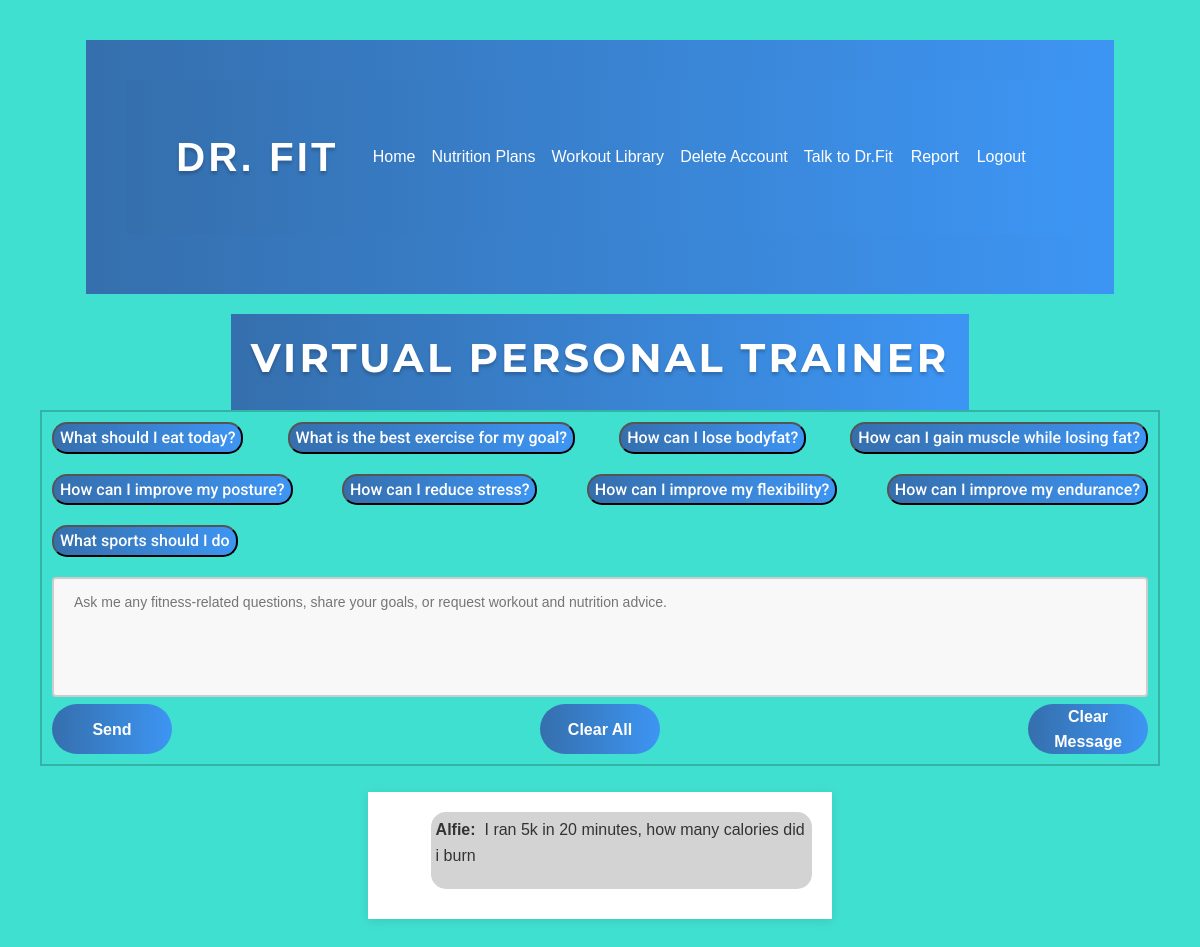
The app's page /main/1 (signed in), older data.
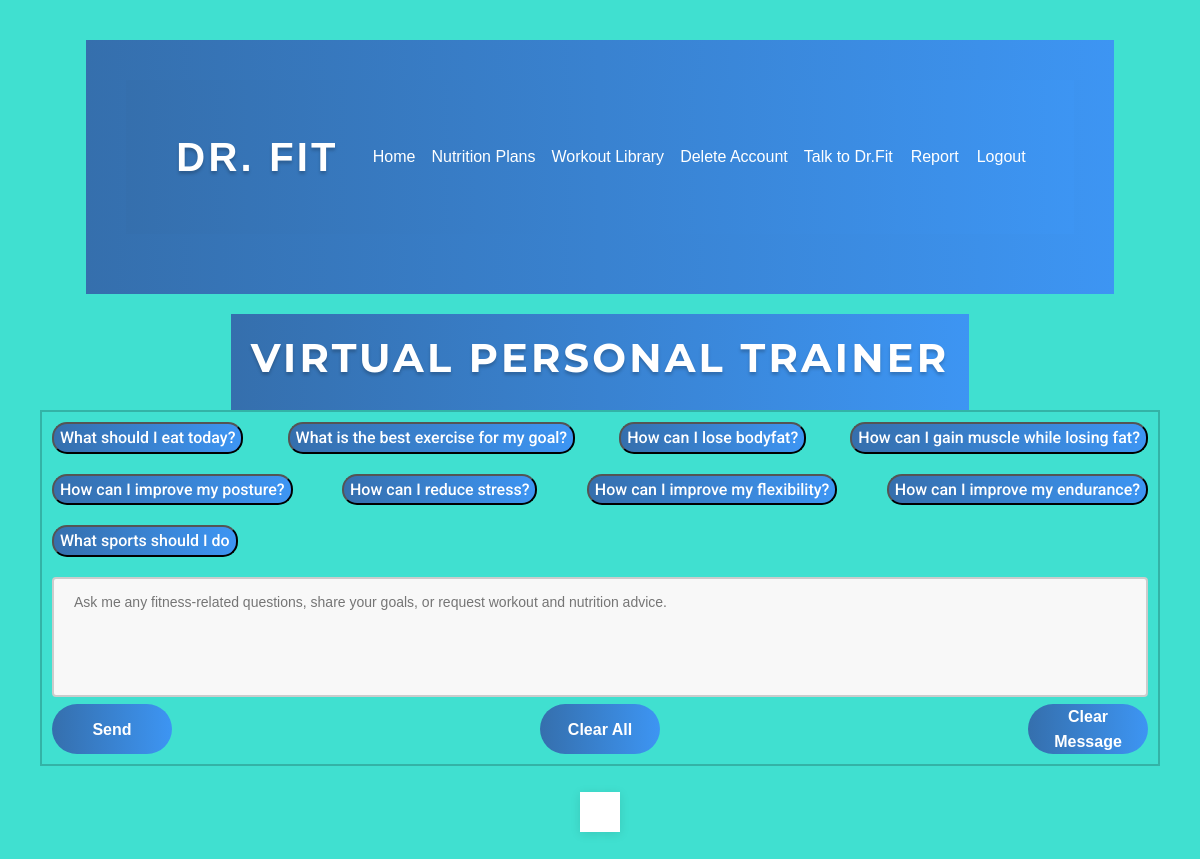
The same page, newer data.
### tables this page shows
CREATE TABLE users (id INTEGER PRIMARY KEY AUTOINCREMENT, username TEXT, email TEXT, password TEXT, gender TEXT, age INTEGER, height REAL, weight REAL, waist REAL, neck REAL, hip REAL, head REAL, goal TEXT, determination_level TEXT, activity_level TEXT, bmr_type TEXT, body_fat_percentage INTEGER, initial_plan TEXT, report TEXT, bmr FLOAT);

### blueprints/get_response.py (the view)
@get_response.route('/main/<int:user_id>')
@login_required
def mainPage(user_id) -> render_template:
    print("ROUTE: main", "FUNC: mainPage\n")
    print("SESSION: ", session)
    if not session.get("conversation"):
        print("No conversation in session - loading from the database\n")
        session["conversation"] = []
        conn = sqlite3.connect('database.db')
        curs = conn.cursor()
        curs.execute("SELECT conversation FROM conversations WHERE user_id = (?)", [user_id])
        for row in curs:
            print('xxx',row[0])
            conv_rec = eval(row[0])
            session["conversation"].append({"role": "user", "content": conv_rec['user']})
            response = conv_rec['assistant']
            if response:
                session["conversation"].append({"role": "assistant", "content": response})
        conn.close()
        print(session)
    if not session.get("conversation"):
        session["conversation"] = []
    print("SESSION: ", session)
    return render_template('main.html', conversation=session["conversation"], user_id=user_id, user_goal=current_user.goal)

### app.py (called while the page is built)
@login_manager.user_loader # Decorator for the user_loader function
def load_user(user_id):
    user_data = loadUserObject(user_id) # Loads the user data from the database
    return user_data # Returns the user data

@app.before_request
def before_request():
    if current_user.is_authenticated:  # Checks if the user is authenticated
        conn = sqlite3.connect('database.db') # Connect to the SQLite database
        curs = conn.cursor() # Create a cursor object to execute SQL commands
        curs.execute("SELECT username, gender, age, height, weight, goal FROM users WHERE id = (?)", [current_user.id]) # Fetch the user data by user ID
        g.user_data = curs.fetchone() # Assign the fetched user data to a global object "g" which is unique for each request context
        conn.close() # Close the connection to the SQLite database

### blueprints/user.py (called while the page is built)
def loadUserObject(user_id):
    conn = sqlite3.connect('database.db')
    curs = conn.cursor()
    curs.execute("SELECT id, username, email, password, gender, age, height, weight, goal, determination_level, activity_level, bmr_type, body_fat_percentage FROM users WHERE id = (?)", [user_id])
    user_data = curs.fetchone()
    conn.close()
    if user_data:
        return User(*user_data)
    else:
        return None

### templates/main.html (shortened to what this page needs)
{% extends "index.html" %}
{% block content %}
<body>
    <nav>
        <h1>Virtual Personal Trainer</h1>
    </nav>
    <div class="form-wrapper">
        <form action="{{ url_for('get_response.response', user_id=user_id) }}" method="POST">
            <div class="button-container">
                <button class="example_question" type="button" onclick="fillQuestion('What should I eat today?')">What should I eat today?</button>
                <button class="example_question" type="button" onclick="fillQuestion('What is the best exercise for my goal?')">What is the best exercise for my goal?</button>
                <button class="example_question" type="button" onclick="fillQuestion('How can I lose bodyfat?')">How can I lose bodyfat?</button>
                <button class="example_question" type="button" onclick="fillQuestion('How can I gain muscle while losing fat?')">How can I gain muscle while losing fat?</button>
                <button class="example_question" type="button" onclick="fillQuestion('How can I improve my posture?')">How can I improve my posture?</button>
                <button class="example_question" type="button" onclick="fillQuestion('How can I reduce stress?')">How can I reduce stress?</button>
                <button class="example_question" type="button" onclick="fillQuestion('How can I improve my flexibility?')">How can I improve my flexibility?</button>
                <button class="example_question" type="button" onclick="fillQuestion('How can I improve my endurance?')">How can I improve my endurance?</button>
                <button class="example_question" type="button" onclick="fillQuestion('What sports should I do')">What sports should I do</button>
            </div>
            <textarea id="user_message" class="user_message" name="user_message" placeholder="Ask me any fitness-related questions, share your goals, or request workout and nutrition advice."></textarea>
            <div class="button-wrapper">
                <button type="submit" class="send-btn">Send</button>
                <button class="send-btn" type="button" class="clear-conversation" onclick="if (confirm('Are you sure you would like to delete everything?')) { location.href='/clear_conversation' }">Clear All</button>
                <button id="clear-btn" class="send-btn" type="button" class="clear-conversation" onclick=>Clear Message</button>
            </div>
        </form>
    </div>
    <br>
    <div id="response">
        {% if conversation %}
            {% for message in conversation %}
                <div class="message-container{% if message.role == 'user' %}-user{% else %}-gpt{% endif %}">
                    {% if message.role == "user" %}
                        <p class="break-lines"><strong>{{ current_user.username }}: </strong> {{ message.content | safe }}</p>
                    {% else %}
                        {% if message.content != None %}
                            <p class="break-lines"><strong>Dr. Fit (Virtual-Personal-Trainer): </strong> <br><br>{{ message.content | safe }}</p>
                        {% endif %}
                    {% endif %}
                </div>
            {% endfor %}
        {% endif %}
    </div>
{% endblock %}

### templates/index.html (shortened to what this page needs)
<!DOCTYPE html>
<html lang="en">
<head>
    <link href="https://cdn.jsdelivr.net/npm/bootstrap@5.1.0/dist/css/bootstrap.min.css" rel="stylesheet">
    <link rel="stylesheet" href="{{ url_for('static', filename='styles.css') }}">
</head>
<body>
    <nav class="navbar navbar-expand-md navbar-light bg-primary">
        <nav class="navbar navbar-expand-md navbar-light bg-primary">
            <a class="navbar-brand" href="{{ url_for('get_response.response', user_id=current_user.id) }}">Dr. Fit</a>
            <div class="collapse navbar-collapse" id="collapsibleNavbar">
                <ul class="navbar-nav">
                    <li class="nav-item">
                        <a class="nav-link" href="{{ url_for('routes.account_route', user_id=current_user.id) }}">Home</a>
                    </li>
                    <li class="nav-item">
                        <a class="nav-link" href="{{ url_for('nutrition.nutrition_page', user_id=current_user.id) }}">Nutrition Plans</a>
                    </li>
                    <li class="nav-item">
                        <a class="nav-link" href="{{ url_for('routes.workout_library', user_id=current_user.id) }}">Workout Library</a>
                    </li>
                    <li class="nav-item">
                        <a class="nav-link" href="{{ url_for('user.delete_account', user_id=current_user.id) }}" onclick="return confirm('Are you sure you would like to delete your account? This cannot be undone.')">Delete Account</a>
                    </li>
                    <li class="nav-item">
                        <a class="nav-link" href="{{ url_for('get_response.mainPage', user_id=current_user.id) }}">Talk to Dr.Fit</a>
                    </li>
                    <li class="nav-item">
                        <a href="{{ url_for('get_response.report') }}">Report</a>
                    </li>
                    <li class="nav-item">
                        <a class="nav-link" href="{{ url_for('login.logout') }}">Logout</a>
                    </li>
                </ul>
            </div>
        </nav>
    </nav>
    {% block content %}{% endblock %}
</body>
</html>

### static/styles.css (style rules this page uses)
body { font-family: "Roboto", sans-serif; background-color: #40E0D0; color: #333; line-height: 1.6; }
a { color: #333; text-decoration: none; }
h1,h2,h3,h4,h5,h6 { font-family: 'montserrat', sans-serif !important;; }
nav { display: flex; justify-content: flex-end; align-items: center; padding: 20px; background: linear-gradient(to right, #356fad, #3d95f3); }
nav a { color: #fff; padding: 0 10px; }
body { font-family: Arial, sans-serif; }
#response { padding: 20px; background-color: #fff; box-shadow: 0 2px 10px rgba(0, 0, 0, 0.1); margin-bottom: 20px; }
.button-wrapper { display: flex; flex-direction: row; justify-content: space-between; flex-wrap: wrap; width: 100%; }
nav { position: relative; }
nav h1 { font-size: 2.5rem; font-weight: 700; color: #fff; text-transform: uppercase; letter-spacing: 0.2rem; text-shadow: 0 0.2rem 0.2rem rgba(0, 0, 0, 0.2); }
.example_question { display: flex; justify-content: center; align-items: center; flex-direction: column; margin-bottom: 20px; font-size: 16px; font-family: "Roboto", sans-serif; font-weight: 500; background: linear-gradient(to right, #356fad, #3d95f3); border-radius: 15px; color: white; transition: transform .2s ease-in-out; cursor: pointer; }
.button-container { display: flex; justify-content: space-between; flex-wrap: wrap; }
.send-btn { display: inline-flex; justify-content: center; align-items: center; width: 120px; height: 50px; border-radius: 25px; font-size: 16px; font-weight: bold; color: white; background: linear-gradient(to right, #356fad, #3d95f3); border: none; cursor: pointer; text-decoration: none; transition: transform .2s ease-in-out; }
.form-wrapper { display: flex; justify-content: space-between; flex-wrap: wrap; border: 2px solid rgba(0, 0, 0, 0.202); }
.form-wrapper form { margin: 10px; }
.navbar { margin-bottom: 20px; }
.navbar a { color: #fff; }
.user_message { width: 100%; height: 120px; padding: 12px 20px; box-sizing: border-box; border: 2px solid #ccc; border-radius: 4px; background-color: #f8f8f8; font-size: 14px; resize: none; }
.navbar { padding: 40px; }
body { display: flex; flex-direction: column; justify-content: center; align-items: center; min-height: 100vh; padding: 40px; }
.navbar-brand { font-size: 2.5rem; font-weight: 700; color: #fff !important; text-transform: uppercase; letter-spacing: 0.2rem; text-shadow: 0 0.2rem 0.2rem rgba(0, 0, 0, 0.2); }
.nav-link { padding: 0 10px; color: #fff !important; }

Row changes from the older to the newer data that the page shows:
no longer on this page (row edited): users: username "Alfie"
Text that changed along with them:
list line gone: ": I ran 5k in 20 minutes, how many calories did i burn"
